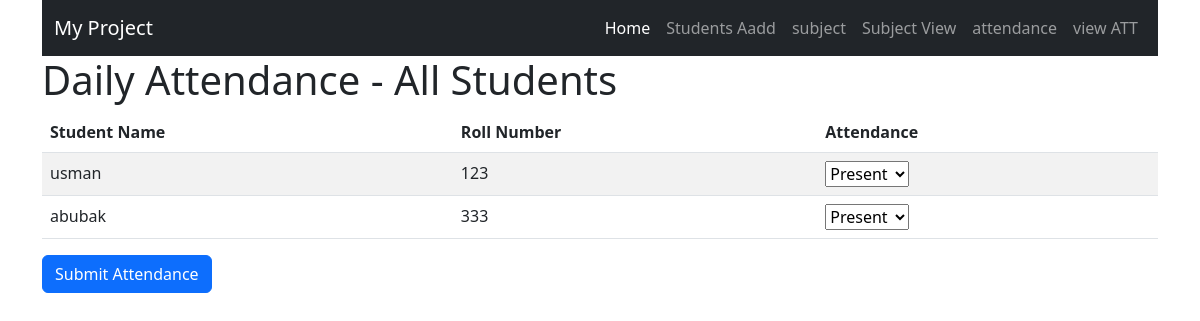
Screenshot of /attendance.php with the database file from the repository.
### tables this page shows
CREATE TABLE `students` (
  `student_id` int(11) NOT NULL,
  `name` varchar(255) NOT NULL,
  `roll_number` varchar(255) NOT NULL,
  `class` varchar(255) NOT NULL,
  `section` varchar(255) NOT NULL,
  `admission_number` varchar(255) NOT NULL
);

### attendance.php (the view, shortened to what this page needs)
<?php
include('config.php');
?>
<!DOCTYPE html>
<html lang="en">
<head>
    <link rel="stylesheet" href="https://cdn.jsdelivr.net/npm/bootstrap@5.2.0/dist/css/bootstrap.min.css">
</head>
<body>
<div class="container">
    <?php
    include('menu.php');
    ?>
<h1>Daily Attendance - All Students</h1>
<form action="" method="post">
<table class="table table-striped">
<thead>
<tr>
<th>Student Name</th>
<th>Roll Number</th>
<th>Attendance</th>
</tr>
</thead>
<tbody>
<?php
$sql = "SELECT * FROM students";
$result = mysqli_query($conn, $sql);
$students = mysqli_fetch_all($result, MYSQLI_ASSOC);
foreach ($students as $student) : ?>
<tr>
<td><?php echo $student['name']; ?></td>
<td><?php echo $student['roll_number']; ?></td>
<td>
<select name="attendance[<?php echo $student['student_id']; ?>]">
<option value="P">Present</option>
</select>
</td>
</tr>
<?php endforeach; ?>
</tbody>
</table>
<button type="submit" class="btn btn-primary">Submit Attendance</button>
</form>
</div>
</body>
</html>

### rows the page displays
students: name "usman", roll_number "123", student_id "Present"
students: name "abubak", roll_number "333", student_id "Present"
